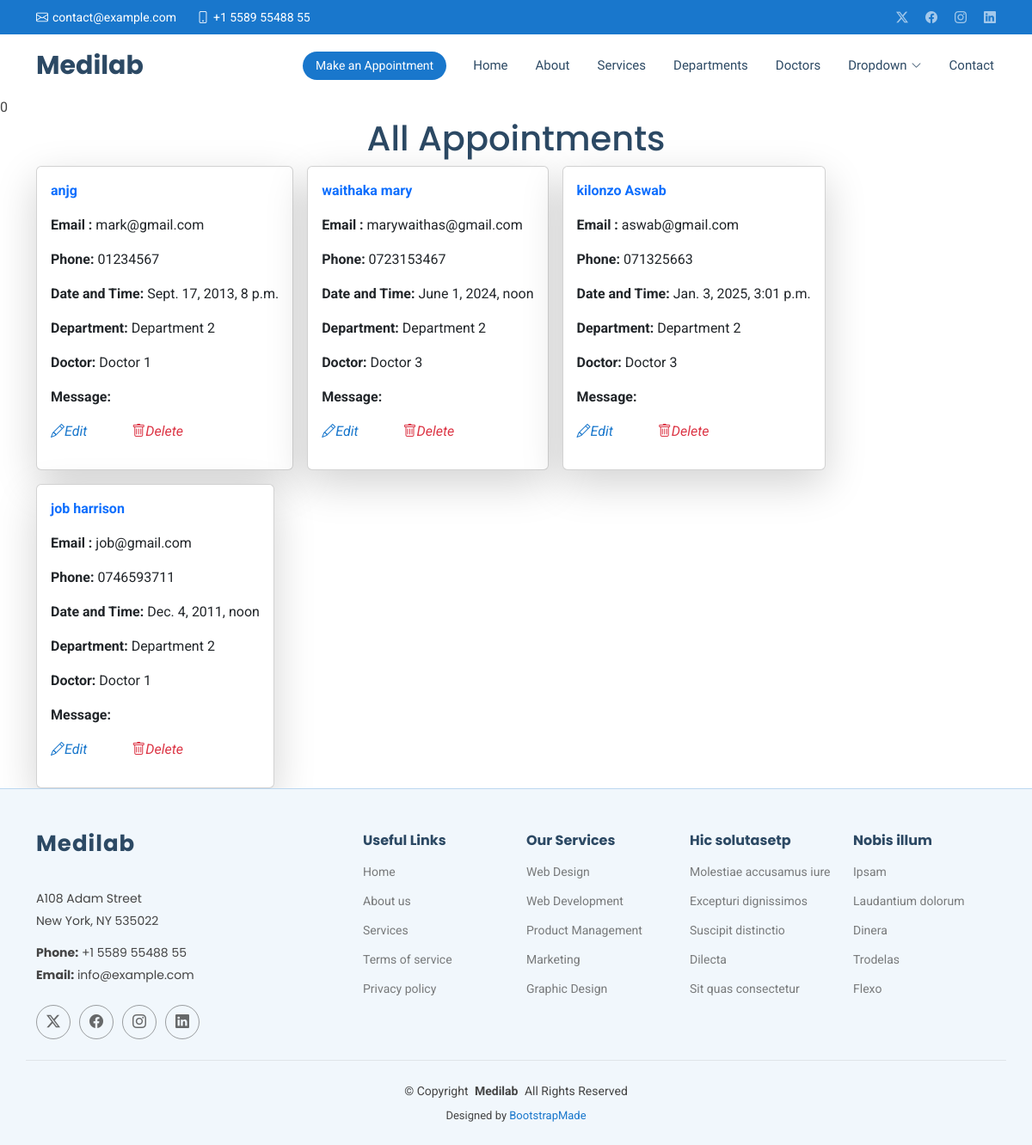
Page /show/ on the committed database.
### Hospitalapp/models.py (models this page shows, shortened)
class Appointment(models.Model):
    name=models.CharField(max_length=40)
    email=models.EmailField()
    phone=models.CharField(max_length=40)
    date=models.DateTimeField()
    department=models.CharField(max_length=40)
    doctor=models.CharField(max_length=40)
    message=models.TextField()

### Hospitalapp/views.py (the view)
# urls.py: path('show/', views.show, name='show'),
def show (request):
    all = Appointment.objects.all()
    return render(request,'show.html',{'all':all})

### templates/show.html (shortened to what this page needs)
{% extends 'starter-page.html' %}
{% load static %}
{% block content %}
<h1 class="text-center">All Appointments</h1>
   <div class="d-flex flex-wrap gap-3 container">
    {% for x in all %}
        <div class="card w-30 p-3 shadow-lg">
         <p class="text-primary fw-bold">{{ x.name }}</p>
       <p> <strong>Email :</strong> {{ x.email }}</p>
       <p> <strong>Phone:</strong> {{ x.phone }}</p>
       <p> <strong>Date and Time:</strong> {{ x.date }}</p>
       <p> <strong>Department:</strong> {{ x.department }}</p>
       <p> <strong>Doctor:</strong> {{ x.doctor }}</p>
       <p> <strong>Message:</strong> {{ x.Message }}</p>
<p>
    <a href="{% url 'edit' x.id %}">
        <i class="bi bi-pencil me-5">Edit</i>
    </a>
    <a href="/delete/{{ x.id }}">
        <i class="bi bi-trash text-danger">Delete</i>
    </a>
</p>
        </div>
    {% endfor %}
   </div>
{% endblock %}

### static/assets/css/main.css (style rules this page uses)
:root { --default-font: "Roboto", system-ui, -apple-system, "Segoe UI", Roboto, "Helvetica Neue", Arial, "Noto Sans", "Liberation Sans", sans-serif, "Apple Color Emoji", "Segoe UI Emoji", "Segoe UI Symbol", "Noto Color Emoji"; --heading-font: "Poppins", sans-serif; --nav-font: "Raleway", sans-serif; }
:root { --background-color: #ffffff; --default-color: #444444; --heading-color: #2c4964; --accent-color: #1977cc; --surface-color: #ffffff; --contrast-color: #ffffff; }
:root { --nav-color: #2c4964; --nav-hover-color: #1977cc; --nav-mobile-background-color: #ffffff; --nav-dropdown-background-color: #ffffff; --nav-dropdown-color: #2c4964; --nav-dropdown-hover-color: #1977cc; }
:root { scroll-behavior: smooth; }
body { color: var(--default-color); background-color: var(--background-color); font-family: var(--default-font); }
a { color: var(--accent-color); text-decoration: none; transition: 0.3s; }
h1, h2, h3, h4, h5, h6 { color: var(--heading-color); font-family: var(--heading-font); }

### rows in the picture
Appointment: name "anjg", email "mark@gmail.com", phone "01234567", date "Sept. 17, 2013, 8 p.m.", department "Department 2", doctor "Doctor 1"
Appointment: name "waithaka mary", email "marywaithas@gmail.com", phone "0723153467", date "June 1, 2024, noon", department "Department 2", doctor "Doctor 3"
Appointment: name "kilonzo Aswab", email "aswab@gmail.com", phone "071325663", date "Jan. 3, 2025, 3:01 p.m.", department "Department 2", doctor "Doctor 3"
Appointment: name "job harrison", email "job@gmail.com", phone "0746593711", date "Dec. 4, 2011, noon", department "Department 2", doctor "Doctor 1"
